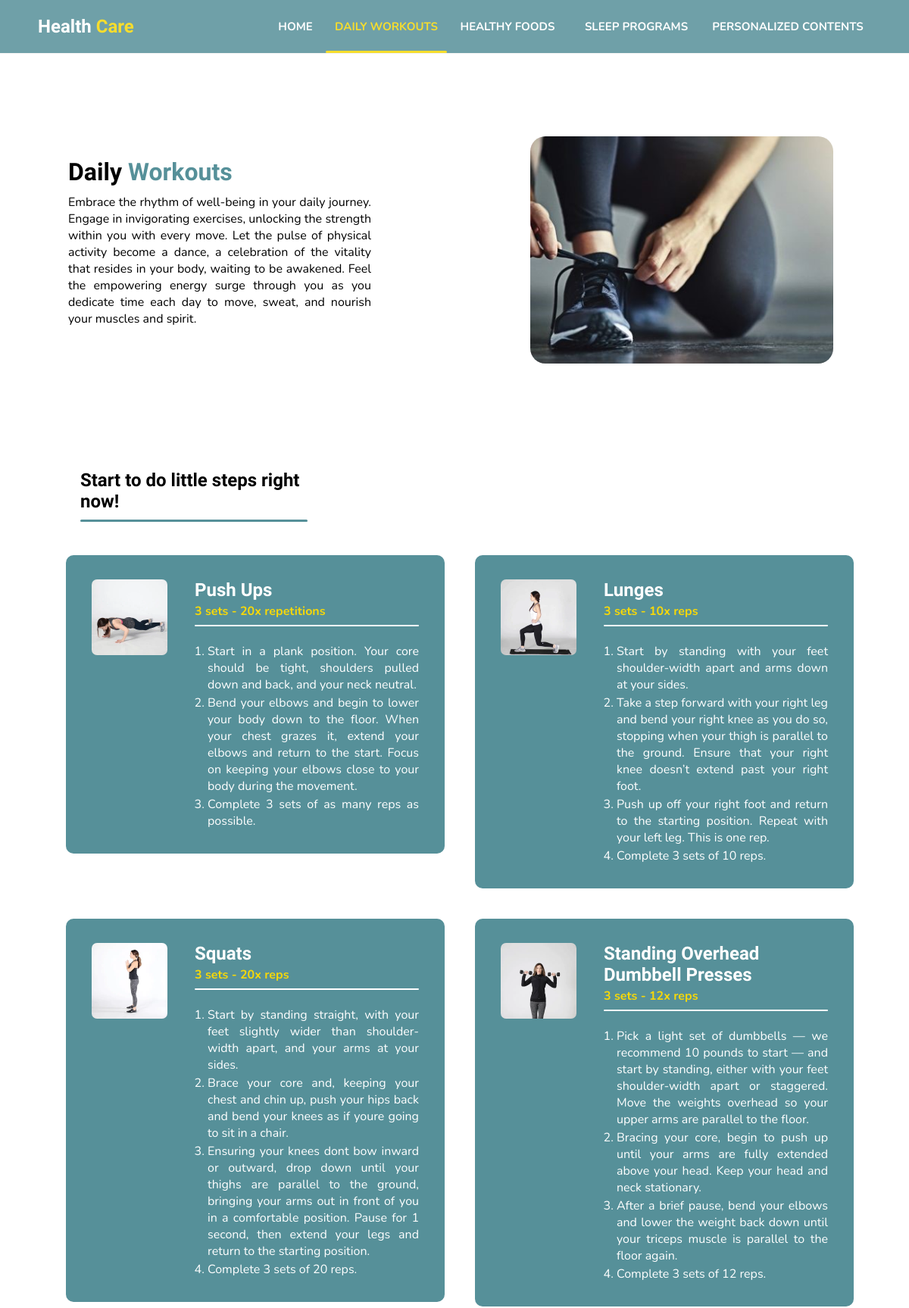
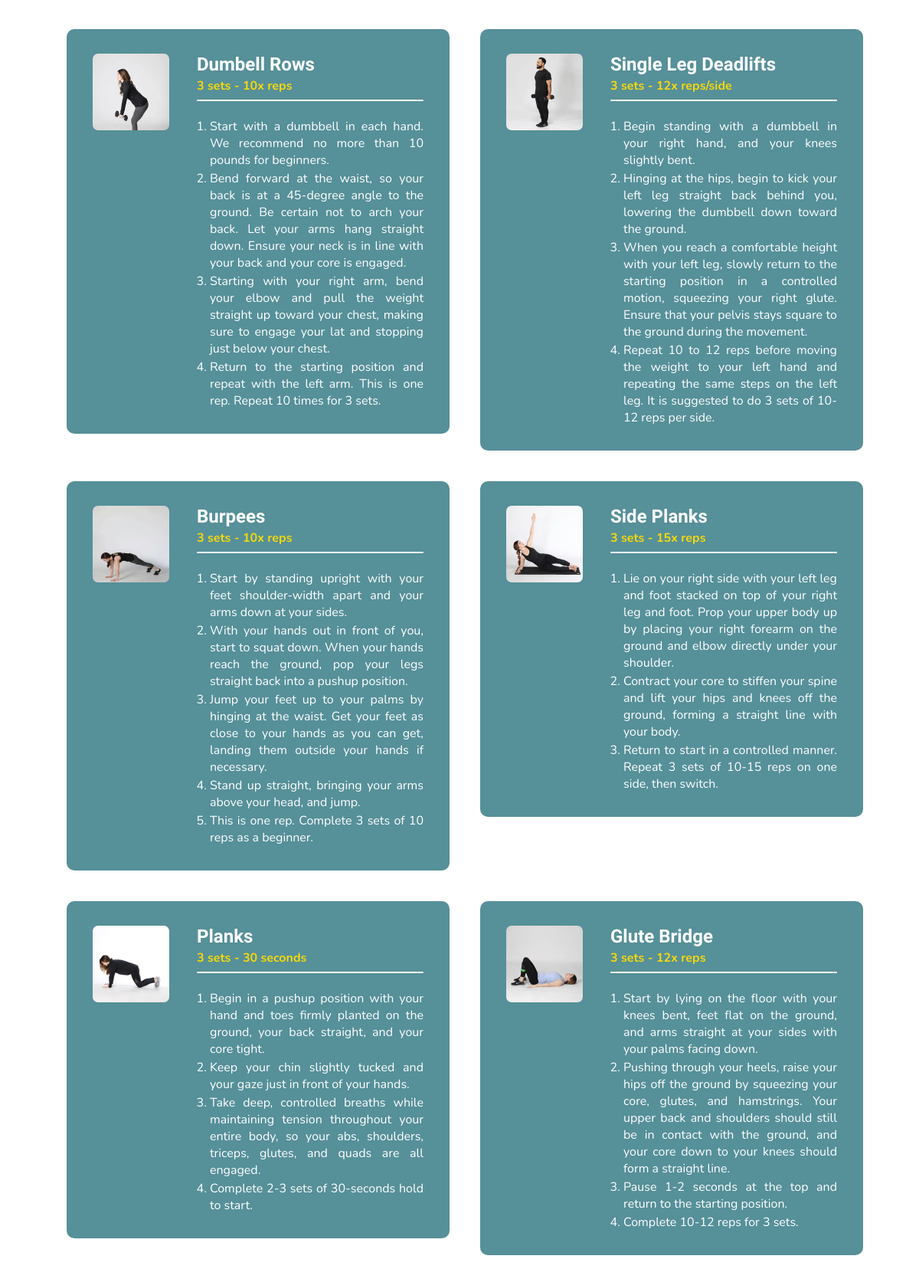
Screenshot of /user-premium/daily-workouts.php (upper part) with the database file from the repository (2 pictures, top to bottom).
### tables this page shows
CREATE TABLE `pillars` (
  `id_pillars` int(11) NOT NULL,
  `type` varchar(50) NOT NULL,
  `image` varchar(225) NOT NULL,
  `title` varchar(225) NOT NULL,
  `information` varchar(1000) NOT NULL,
  `content` varchar(10000) NOT NULL
);

### user-premium/daily-workouts.php (the view, shortened to what this page needs)
<!DOCTYPE html>
<html lang="en">
<head>
  <link rel="stylesheet" href="style_prempage.css" />
</head>
<body>
  <div class="navbar">
    <div class="logo">
      <h2>Health <span>Care</span></h2>
    </div>
    <div class="navigator">
      <a href="index.php" class="btn">Home</a>
      <a href="daily-workouts.php" class="btn btn-active">Daily Workouts</a>
      <a href="healthy-foods.php" class="btn">Healthy Foods</a>
      <a href="sleep-programs.php" class="btn">Sleep Programs</a>
      <a href="personalized-page.php" class="btn">Personalized Contents</a>
      <div class="animation start-home2"></div>
    </div>
  </div>
  <div class="banner">
    <div class="text">
      <h1>Daily <span>Workouts</span></h1>
      <p class="description">
        Embrace the rhythm of well-being in your daily journey. Engage in invigorating exercises, unlocking the strength
        within you with every move. Let the pulse of physical activity become a dance, a celebration of the vitality
        that resides in your body, waiting to be awakened. Feel the empowering energy surge through you as you dedicate
        time each day to move, sweat, and nourish your muscles and spirit.
      </p>
    </div>
    <div class="banner-image">
      <img src="image.exercises/exercises.jpg" alt="" />
    </div>
  </div>
  <div class="sub-title">
    <h2>Start to do little steps right now!</h2>
    <hr>
  </div>
  <div class="wrap-mentoring">
    <?php
    include '../connect.php';
    $query_mysql = mysqli_query($mysqli, "SELECT * FROM pillars WHERE type='daily_workouts'") or die(mysqli_error($mysqli));
    $articles = [];
    while ($data = mysqli_fetch_array($query_mysql)) {
      $articles[] = $data;
    }
    $total_tables = count($articles);
    $articles_per_table = ceil(count($articles) / $total_tables);
    ?>
    <?php for ($i = 0; $i < $total_tables; $i++) { ?>
      <div class="mentoring">
        <div class="card-mentoring">
          <div class="card-mentoring-image">
            <table border="0" class="table">
              <?php
              $start_index = $i * $articles_per_table;
              $end_index = min(($i + 1) * $articles_per_table, count($articles));
              for ($j = $start_index; $j < $end_index; $j++) {
                $data = $articles[$j];
                ?>
                <tr>
                  <td>
                    <img src="../admin/img-pillars/<?php echo $data["image"]; ?>" title="<?php echo $data['image']; ?>">
                  </td>
                </tr>
              <?php } ?>
            </table>
          </div>
          <div class="card-mentoring-text">
            <table border="0" class="table">
              <?php
              $start_index = $i * $articles_per_table;
              $end_index = min(($i + 1) * $articles_per_table, count($articles));
              for ($j = $start_index; $j < $end_index; $j++) {
                $data = $articles[$j];
                ?>
                <tr>
                  <td>
                    <h2><?php echo $data['title']; ?></h2>
                  </td>
                </tr>
                <tr>
                  <td>
                    <p><span><?php echo $data['information']; ?></span></p>
                  </td>
                </tr>
                <tr>
                  <td>
                    <hr>
                  </td>
                </tr>
                <tr>
                  <td>
                    <ol><?php echo $data['content']; ?></ol>
                  </td>
                </tr>
              <?php } ?>
            </table>
          </div>
        </div>
      </div>
    <?php } ?>
  </div>
</body>
</html>

### user-premium/style_prempage.css (style rules this page uses)
* { margin: 0; padding: 0; }
h1, h2 { font-family: "Signika", sans-serif; }
a, p, li, h3, label { font-family: "Nunito", sans-serif; }
a { text-decoration: none; }
.navbar { display: flex; position: fixed; align-items: center; justify-content: space-between; box-sizing: border-box; background-color: #569099; height: 70px; width: 100%; opacity: 0.85; padding-left: 50px; padding-right: 50px; box-shadow: 0 0.2px 0.6px; border-bottom-left-radius: 0px; border-bottom-right-radius: 0px; margin-top: -70px; transition: 0.5s ease; z-index: 5; }
.navbar .navigator { height: 100px; }
.navbar .logo h2 { color: white; }
.navbar .logo span { color: #f6d809; }
.navigator { display: flex; position: relative; background: transparent; width: 800px; height: 70px; font-size: 0; margin-left: 0; margin-right: 0; }
.navigator a { display: inline-block; position: relative; text-decoration: none; text-align: center; text-transform: uppercase; font-size: 15px; line-height: 50px; z-index: 1; }
.navigator .animation { position: absolute; margin-top: 82.4px; height: 3px; top: 0; z-index: 0; background: #f6d809; border-radius: 2px; transition: all 0.4s ease 0s; }
.navigator a:nth-child(1) { width: 80px; }
.navigator a:nth-child(2) { width: 160px; }
.navigator .start-home2, a:nth-child(2):hover~.animation { width: 160px; left: 80px; }
.navigator a:nth-child(3) { width: 160px; }
.navigator a:nth-child(4) { width: 180px; }
.navigator a:nth-child(5) { width: 220px; }
.btn { color: white; font-weight: bold; display: inline-block; box-sizing: border-box; height: 100%; padding: 10px; padding-top: 25px; font-size: 18px; transition: 0.4s ease, color 0.4s ease; }
.btn:hover, .btn-active { color: #f6d809; }
.banner { height: 500px; width: 100%; display: flex; justify-content: space-around; align-items: center; margin-top: 70px; margin-bottom: 30px; }
.banner .text { width: 400px; box-sizing: border-box; margin-left: -10px; }
.description { margin-top: 10px; text-align: justify; }
.banner .text span { color: #569099; }
.banner .banner-image { width: 400px; height: 400px; position: relative; margin-left: 10px; }
.banner .banner-image img { width: 400px; margin-top: 60px; border-radius: 20px; }
.sub-title { width: 300px; margin-left: 106px; margin-top: 50px; margin-bottom: -43px; }
.sub-title hr { height: 3px; margin-top: 10px; background-color: #569099; border: none; border-radius: 2px; width: 100%; }
.wrap-mentoring { display: flex; justify-content: space-evenly; flex-direction: row; flex-wrap: wrap; width: 90%; margin: 67px; }
.mentoring { display: flex; justify-content: space-between; flex-wrap: wrap; flex-direction: column; }
.card-mentoring { display: flex; justify-content: space-evenly; background-color: #569099; width: 500px; height: min-content; padding: 30px; margin: 20px; box-sizing: border-box; border-radius: 10px; }
.card-mentoring-text { width: 300px; color: white; }
.card-mentoring-text hr { height: 2px; margin-top: 5px; margin-bottom: 10px; background-color: white; border: none; border-radius: 1px; }
.card-mentoring-text ol { margin-left: 17px; margin-top: 10px; text-align: justify; }
.card-mentoring-text li { margin-top: 2px; }
.card-mentoring-text p { text-align: justify; margin-top: 1px; }
.card-mentoring-text p span { color: #f6d809; font-weight: 700; }
.card-mentoring-image img { width: 100px; border-radius: 7px; margin-right: 30px; }

### rows the page displays
pillars: image (picture), title "Push Ups", information "3 sets - 20x repetitions", content "Start in a plank position. Your core should be tight, shoulders pulled down and back, and your neck neutral. Bend your elbows and begin to lower your body down to the floor. When your chest grazes it, extend your elbows and return to the start. Focus on keeping your elbows close to your body during the movement. Complete 3 sets of as many reps as possible."
pillars: image (picture), title "Lunges", information "3 sets - 10x reps", content "Start by standing with your feet shoulder-width apart and arms down at your sides. Take a step forward with your right leg and bend your right knee as you do so, stopping when your thigh is parallel to the ground. Ensure that your right knee doesn’t extend past your right foot. Push up off your right foot and return to the starting position. Repeat with your left leg. This is one rep. Complete 3 sets of 10 reps."
pillars: image (picture), title "Squats", information "3 sets - 20x reps", content "Start by standing straight, with your feet slightly wider than shoulder-width apart, and your arms at your sides. Brace your core and, keeping your chest and chin up, push your hips back and bend your knees as if youre going to sit in a chair. Ensuring your knees dont bow inward or outward, drop down until your thighs are parallel to the ground, bringing your arms out in front of you in a comfortable position. Pause for 1 second, then extend your legs and return to the starting position. Complete 3 sets of 20 reps."
pillars: image (picture), title "Standing Overhead Dumbbell Presses", information "3 sets - 12x reps", content "Pick a light set of dumbbells — we recommend 10 pounds to start — and start by standing, either with your feet shoulder-width apart or staggered. Move the weights overhead so your upper arms are parallel to the floor. Bracing your core, begin to push up until your arms are fully extended above your head. Keep your head and neck stationary. After a brief pause, bend your elbows and lower the weight back down until your triceps muscle is parallel to the floor again. Complete 3 sets of 12 reps."
pillars: image (picture), title "Dumbell Rows", information "3 sets - 10x reps", content "Start with a dumbbell in each hand. We recommend no more than 10 pounds for beginners. Bend forward at the waist, so your back is at a 45-degree angle to the ground. Be certain not to arch your back. Let your arms hang straight down. Ensure your neck is in line with your back and your core is engaged. Starting with your right arm, bend your elbow and pull the weight straight up toward your chest, making sure to engage your lat and stopping just below your chest. Return to the starting position and repeat with the left arm. This is one rep. Repeat 10 times for 3 sets."
pillars: image (picture), title "Single Leg Deadlifts", information "3 sets - 12x reps/side", content "Begin standing with a dumbbell in your right hand, and your knees slightly bent. Hinging at the hips, begin to kick your left leg straight back behind you, lowering the dumbbell down toward the ground. When you reach a comfortable height with your left leg, slowly return to the starting position in a controlled motion, squeezing your right glute. Ensure that your pelvis stays square to the ground during the movement. Repeat 10 to 12 reps before moving the weight to your left hand and repeating the same steps on the left leg. It is suggested to do 3 sets of 10-12 reps per side."
pillars: image (picture), title "Burpees", information "3 sets - 10x reps", content "Start by standing upright with your feet shoulder-width apart and your arms down at your sides. With your hands out in front of you, start to squat down. When your hands reach the ground, pop your legs straight back into a pushup position. Jump your feet up to your palms by hinging at the waist. Get your feet as close to your hands as you can get, landing them outside your hands if necessary. Stand up straight, bringing your arms above your head, and jump. This is one rep. Complete 3 sets of 10 reps as a beginner."
pillars: image (picture), title "Side Planks", information "3 sets - 15x reps", content "Lie on your right side with your left leg and foot stacked on top of your right leg and foot. Prop your upper body up by placing your right forearm on the ground and elbow directly under your shoulder. Contract your core to stiffen your spine and lift your hips and knees off the ground, forming a straight line with your body. Return to start in a controlled manner. Repeat 3 sets of 10-15 reps on one side, then switch."
pillars: image (picture), title "Planks", information "3 sets - 30 seconds", content "Begin in a pushup position with your hand and toes firmly planted on the ground, your back straight, and your core tight. Keep your chin slightly tucked and your gaze just in front of your hands. Take deep, controlled breaths while maintaining tension throughout your entire body, so your abs, shoulders, triceps, glutes, and quads are all engaged. Complete 2-3 sets of 30-seconds hold to start."
pillars: image (picture), title "Glute Bridge", information "3 sets - 12x reps", content "Start by lying on the floor with your knees bent, feet flat on the ground, and arms straight at your sides with your palms facing down. Pushing through your heels, raise your hips off the ground by squeezing your core, glutes, and hamstrings. Your upper back and shoulders should still be in contact with the ground, and your core down to your knees should form a straight line. Pause 1-2 seconds at the top and return to the starting position. Complete 10-12 reps for 3 sets."
